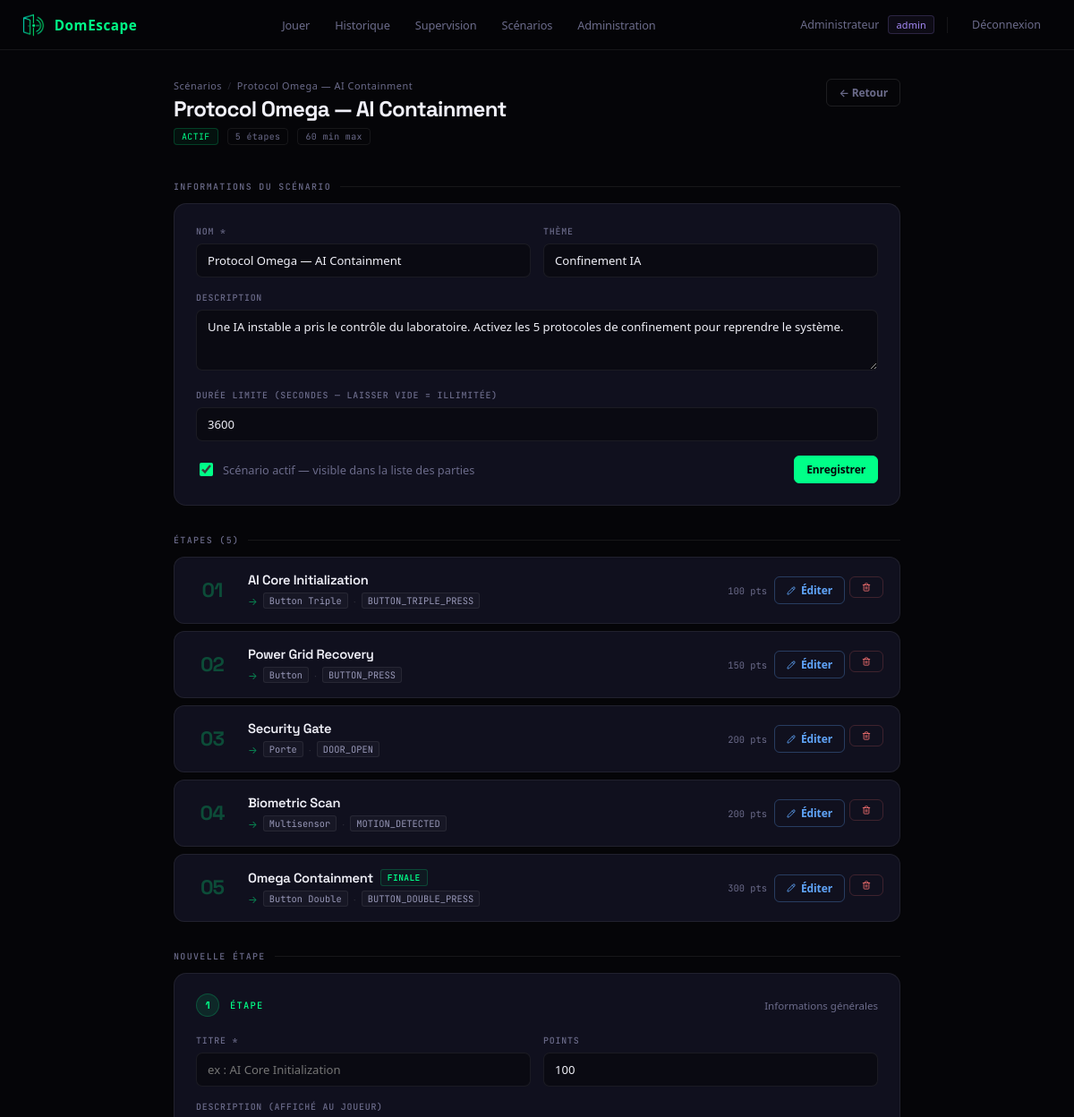
The page /admin/scenario_edit.php?id=2 (signed in, upper part) on the database as committed earlier.
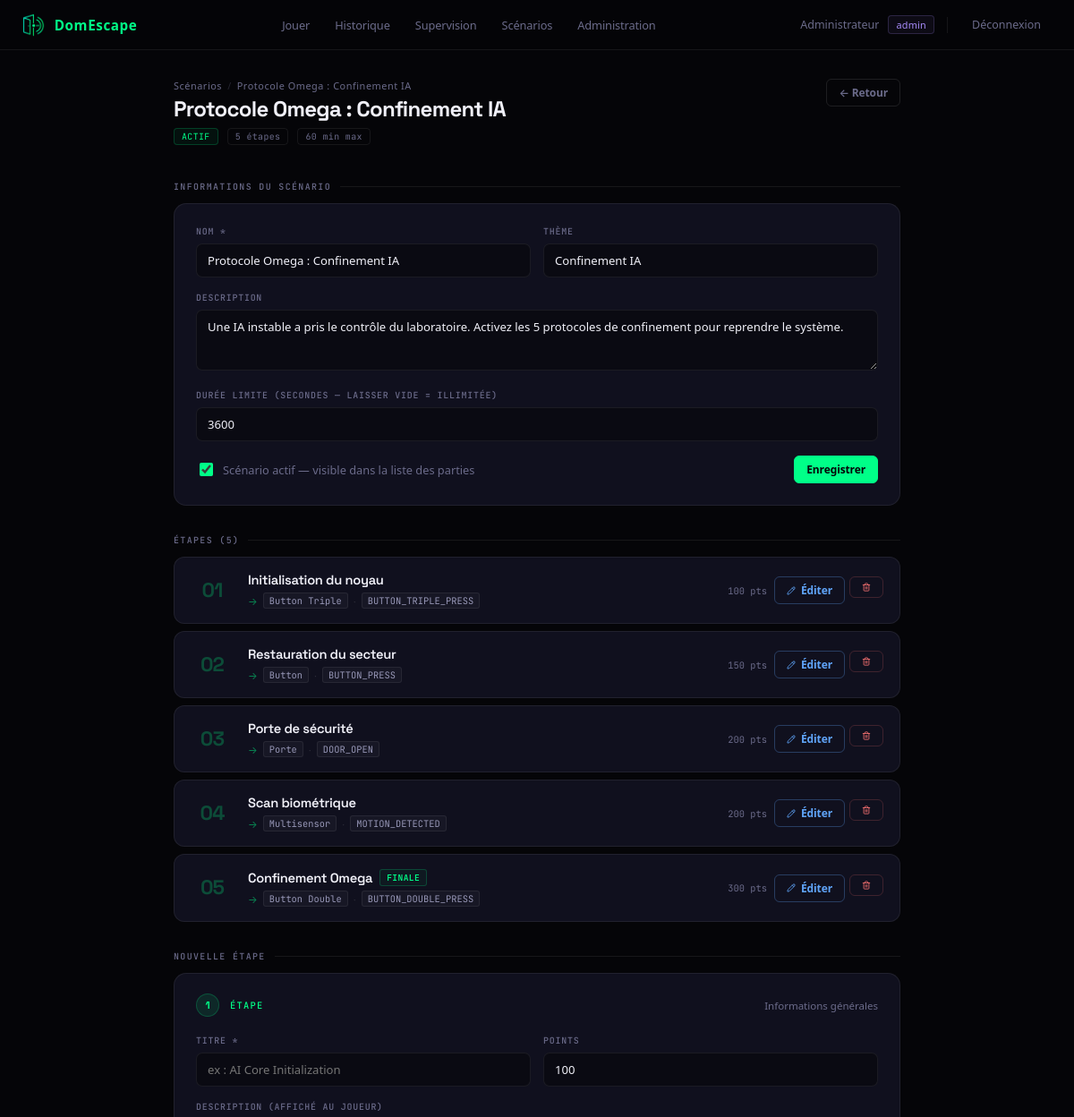
The same page on the database as committed later.
### tables this page shows
CREATE TABLE scenario (
    id_scenario        INT AUTO_INCREMENT PRIMARY KEY,
    nom_scenario       VARCHAR(150) NOT NULL,
    description        TEXT,
    theme              VARCHAR(100),
    actif              BOOLEAN      DEFAULT TRUE,
    duree_max_secondes INT          NULL,    
    cree_le            TIMESTAMP    DEFAULT CURRENT_TIMESTAMP
);

CREATE TABLE etape (
    id_etape          INT AUTO_INCREMENT PRIMARY KEY,
    id_scenario       INT          NOT NULL,
    numero_etape      INT          NOT NULL,
    titre_etape       VARCHAR(150) NOT NULL,
    description_etape TEXT,
    message_succes    TEXT,
    message_echec     TEXT,
    indice            TEXT,
    points            INT          DEFAULT 100,
    finale            BOOLEAN      DEFAULT FALSE,
    CONSTRAINT fk_etape_scenario
        FOREIGN KEY (id_scenario) REFERENCES scenario(id_scenario)
        ON DELETE CASCADE,
    UNIQUE KEY uq_etape_ordre (id_scenario, numero_etape)
);

CREATE TABLE capteur (
    id_capteur   INT AUTO_INCREMENT PRIMARY KEY,
    nom_capteur  VARCHAR(100) NOT NULL,
    type_capteur VARCHAR(50)  NOT NULL,    
    domoticz_idx INT          NOT NULL UNIQUE,
    emplacement  VARCHAR(100),
    actif        BOOLEAN      DEFAULT TRUE
);

CREATE TABLE evenement_type (
    id_type_evenement INT AUTO_INCREMENT PRIMARY KEY,
    code_evenement    VARCHAR(50)  NOT NULL UNIQUE,
    libelle_evenement VARCHAR(100) NOT NULL,
    description       TEXT,
    type_capteur      VARCHAR(50)  NOT NULL
);

### admin/scenario_edit.php (the view, shortened to what the changed rows need)
<?php
$pdo = getDB();
$id = (int)($_GET['id'] ?? 0);
$stmt = $pdo->prepare("SELECT * FROM scenario WHERE id_scenario = ? LIMIT 1");
$stmt->execute([$id]);
$scenario = $stmt->fetch();
$etapesStmt = $pdo->prepare("SELECT * FROM etape WHERE id_scenario=? ORDER BY numero_etape");
$etapesStmt->execute([$id]);
$etapes = $etapesStmt->fetchAll();
$etapeAttendMap = [];
if (!empty($etapes)) {
    $ids = implode(',', array_map(fn($e) => (int)$e['id_etape'], $etapes));
    $s = $pdo->query("SELECT ea.id_etape, c.nom_capteur, et.code_evenement
                      FROM etape_attend ea
                      JOIN capteur c ON c.id_capteur=ea.id_capteur
                      JOIN evenement_type et ON et.id_type_evenement=ea.id_type_evenement
                      WHERE ea.id_etape IN ($ids) AND ea.obligatoire=1");
    foreach ($s->fetchAll() as $row) $etapeAttendMap[$row['id_etape']] = $row;
}
?>
<!DOCTYPE html>
<html lang="fr">
<head>
  <link rel="stylesheet" href="/domescape/assets/css/components.css">
</head>
<body>
<div class="se-wrap">
  <div class="se-header">
    <div class="se-header-left">
      <div class="se-breadcrumb">
        <a href="/domescape/admin/scenarios.php">Scénarios</a>
        <span class="se-breadcrumb-sep">/</span>
        <span><?= htmlspecialchars($scenario['nom_scenario'], ENT_QUOTES, 'UTF-8') ?></span>
      </div>
      <h1 class="se-title"><?= htmlspecialchars($scenario['nom_scenario'], ENT_QUOTES, 'UTF-8') ?></h1>
      <div class="se-meta">
        <span class="se-badge <?= $scenario['actif'] ? 'se-badge-active' : 'se-badge-inactive' ?>">
          <?= $scenario['actif'] ? 'ACTIF' : 'INACTIF' ?>
        </span>
        <span class="se-badge se-badge-steps"><?= count($etapes) ?> étape<?= count($etapes) != 1 ? 's' : '' ?></span>
        <?php if ($scenario['duree_max_secondes']): ?>
          <span class="se-badge se-badge-steps"><?= (int)($scenario['duree_max_secondes']/60) ?> min max</span>
        <?php endif; ?>
      </div>
    </div>
  </div>
  <div class="se-panel">
    <form method="POST">
      <div class="form-grid-2">
        <div class="form-group">
          <label>Nom *</label>
          <input type="text" name="nom_scenario" class="form-input"
                 value="<?= htmlspecialchars($scenario['nom_scenario'], ENT_QUOTES, 'UTF-8') ?>" required maxlength="150">
        </div>
        <div class="form-group">
          <label>Thème</label>
          <input type="text" name="theme" class="form-input"
                 value="<?= htmlspecialchars($scenario['theme'] ?? '', ENT_QUOTES, 'UTF-8') ?>" maxlength="100">
        </div>
      </div>
      <div class="form-group">
        <label>Description</label>
        <textarea name="description" class="form-input"><?= htmlspecialchars($scenario['description'] ?? '', ENT_QUOTES, 'UTF-8') ?></textarea>
      </div>
      <div class="form-group">
        <label>Durée limite (secondes — laisser vide = illimitée)</label>
        <input type="number" name="duree_max_secondes" class="form-input" min="60" max="86400"
               value="<?= $scenario['duree_max_secondes'] !== null ? (int)$scenario['duree_max_secondes'] : '' ?>"
               placeholder="ex : 3600">
      </div>
      <div style="display:flex;align-items:center;justify-content:space-between;flex-wrap:wrap;gap:12px;margin-top:4px;">
        <div class="cb-row">
          <input type="checkbox" name="actif" id="actif" <?= $scenario['actif'] ? 'checked' : '' ?>>
          <label for="actif">Scénario actif — visible dans la liste des parties</label>
        </div>
      </div>
    </form>
  </div>
  <?php if (empty($etapes)): ?>
    <div class="step-empty">
      <div style="font-size:1.4rem;margin-bottom:10px;opacity:.2;">⬡</div>
      Aucune étape. Configurez-en une ci-dessous.
    </div>
  <?php else: ?>
    <div class="step-list">
    <?php foreach ($etapes as $e): ?>
      <?php $cond = $etapeAttendMap[(int)$e['id_etape']] ?? null; ?>
      <div class="step-card">
        <div class="step-card-num"><?= str_pad((int)$e['numero_etape'], 2, '0', STR_PAD_LEFT) ?></div>
        <div class="step-card-body">
          <div class="step-card-title">
            <?= htmlspecialchars($e['titre_etape'], ENT_QUOTES, 'UTF-8') ?>
            <?php if ($e['finale']): ?><span class="step-finale">FINALE</span><?php endif; ?>
          </div>
          <?php if ($cond): ?>
          <div class="step-card-cond">
            <span class="step-card-cond-icon">→</span>
            <span class="step-card-cond-tag"><?= htmlspecialchars($cond['nom_capteur'], ENT_QUOTES, 'UTF-8') ?></span>
            <span style="color:rgba(255,255,255,.12);">·</span>
            <span class="step-card-cond-tag"><?= htmlspecialchars($cond['code_evenement'], ENT_QUOTES, 'UTF-8') ?></span>
          </div>
          <?php elseif ($e['description_etape']): ?>
          <div style="font-size:.72rem;color:var(--muted);">
            <?= htmlspecialchars(mb_substr($e['description_etape'], 0, 70), ENT_QUOTES, 'UTF-8') ?><?= mb_strlen($e['description_etape']) > 70 ? '…' : '' ?>
          </div>
          <?php endif; ?>
        </div>
        <div class="step-card-actions">
          <div style="display:flex;align-items:center;gap:8px;">
            <span class="step-pts"><?= (int)$e['points'] ?> pts</span>
            <div class="step-btns">
              <a href="?id=<?= $id ?>&edit_etape=<?= (int)$e['id_etape'] ?>" class="btn btn-sm btn-edit-sm">
                <i data-lucide="pencil" style="width:10px;height:10px;"></i> Éditer
              </a>
              <form method="POST" style="display:inline;" onsubmit="return confirm('Supprimer cette étape ?');">
                <button type="submit" class="btn btn-sm btn-del-sm" title="Supprimer">
                  <i data-lucide="trash-2" style="width:10px;height:10px;"></i>
                </button>
              </form>
            </div>
          </div>
        </div>
      </div>
    <?php endforeach; ?>
    </div>
  <?php endif; ?>
</div>
</body>
</html>

Rows that differ between the two databases and show on the page:
changed scenario "Confinement IA": nom_scenario "Protocol Omega — AI Containment" → "Protocole Omega : Confinement IA"
changed etape "Button Triple": titre_etape "AI Core Initialization" → "Initialisation du noyau"
changed etape "Button": titre_etape "Power Grid Recovery" → "Restauration du secteur"
changed etape "Porte": titre_etape "Security Gate" → "Porte de sécurité"
changed etape "Multisensor": titre_etape "Biometric Scan" → "Scan biométrique"
changed etape "Button Double": titre_etape "Omega Containment" → "Confinement Omega"
